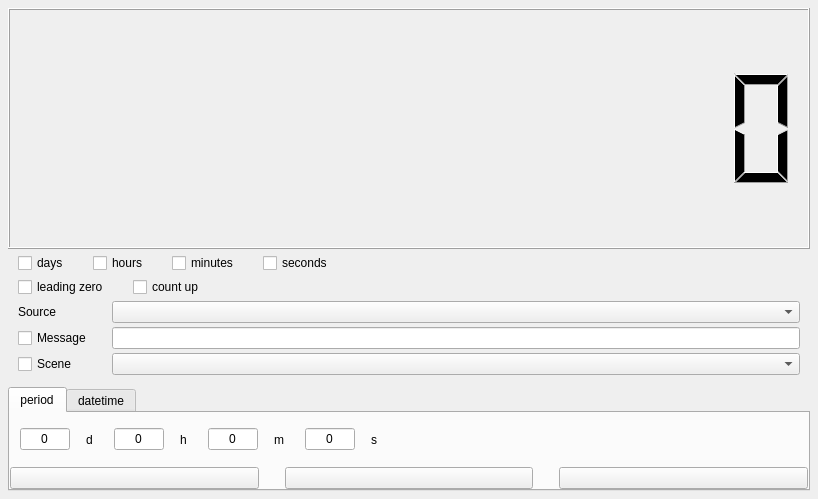
<?xml version="1.0" encoding="UTF-8"?>
<ui version="4.0">
 <class>CountdownTimer</class>
 <widget class="QWidget" name="CountdownTimer">
  <property name="geometry">
   <rect>
    <x>0</x>
    <y>0</y>
    <width>818</width>
    <height>499</height>
   </rect>
  </property>
  <layout class="QVBoxLayout" name="verticalLayout_2" stretch="1,0,0,0,0">
   <property name="spacing">
    <number>4</number>
   </property>
   <property name="leftMargin">
    <number>8</number>
   </property>
   <property name="topMargin">
    <number>8</number>
   </property>
   <property name="rightMargin">
    <number>8</number>
   </property>
   <property name="bottomMargin">
    <number>8</number>
   </property>
   <item>
    <widget class="QLCDNumber" name="timeDisplay">
     <property name="autoFillBackground">
      <bool>false</bool>
     </property>
     <property name="lineWidth">
      <number>1</number>
     </property>
     <property name="smallDecimalPoint">
      <bool>false</bool>
     </property>
     <property name="digitCount">
      <number>12</number>
     </property>
     <property name="mode">
      <enum>QLCDNumber::Bin</enum>
     </property>
     <property name="segmentStyle">
      <enum>QLCDNumber::Filled</enum>
     </property>
    </widget>
   </item>
   <item>
    <layout class="QHBoxLayout" name="selectTimeFormatLayout" stretch="0,0,0,0,0,0,0,1">
     <property name="spacing">
      <number>-1</number>
     </property>
     <property name="leftMargin">
      <number>10</number>
     </property>
     <property name="topMargin">
      <number>0</number>
     </property>
     <property name="rightMargin">
      <number>10</number>
     </property>
     <property name="bottomMargin">
      <number>0</number>
     </property>
     <item alignment="Qt::AlignHCenter">
      <widget class="QCheckBox" name="daysCheckBox">
       <property name="sizePolicy">
        <sizepolicy hsizetype="Preferred" vsizetype="Fixed">
         <horstretch>0</horstretch>
         <verstretch>0</verstretch>
        </sizepolicy>
       </property>
       <property name="text">
        <string>days</string>
       </property>
      </widget>
     </item>
     <item>
      <spacer name="horizontalSpacer_6">
       <property name="orientation">
        <enum>Qt::Horizontal</enum>
       </property>
       <property name="sizeType">
        <enum>QSizePolicy::Minimum</enum>
       </property>
       <property name="sizeHint" stdset="0">
        <size>
         <width>20</width>
         <height>20</height>
        </size>
       </property>
      </spacer>
     </item>
     <item alignment="Qt::AlignHCenter">
      <widget class="QCheckBox" name="hoursCheckBox">
       <property name="sizePolicy">
        <sizepolicy hsizetype="Preferred" vsizetype="Fixed">
         <horstretch>0</horstretch>
         <verstretch>0</verstretch>
        </sizepolicy>
       </property>
       <property name="text">
        <string>hours</string>
       </property>
      </widget>
     </item>
     <item>
      <spacer name="horizontalSpacer_7">
       <property name="orientation">
        <enum>Qt::Horizontal</enum>
       </property>
       <property name="sizeHint" stdset="0">
        <size>
         <width>20</width>
         <height>20</height>
        </size>
       </property>
      </spacer>
     </item>
     <item alignment="Qt::AlignHCenter">
      <widget class="QCheckBox" name="minutesCheckBox">
       <property name="sizePolicy">
        <sizepolicy hsizetype="Preferred" vsizetype="Fixed">
         <horstretch>0</horstretch>
         <verstretch>0</verstretch>
        </sizepolicy>
       </property>
       <property name="toolTipDuration">
        <number>-1</number>
       </property>
       <property name="text">
        <string>minutes</string>
       </property>
      </widget>
     </item>
     <item>
      <spacer name="horizontalSpacer_8">
       <property name="orientation">
        <enum>Qt::Horizontal</enum>
       </property>
       <property name="sizeType">
        <enum>QSizePolicy::Fixed</enum>
       </property>
       <property name="sizeHint" stdset="0">
        <size>
         <width>20</width>
         <height>20</height>
        </size>
       </property>
      </spacer>
     </item>
     <item alignment="Qt::AlignHCenter">
      <widget class="QCheckBox" name="secondsCheckBox">
       <property name="sizePolicy">
        <sizepolicy hsizetype="Preferred" vsizetype="Fixed">
         <horstretch>0</horstretch>
         <verstretch>0</verstretch>
        </sizepolicy>
       </property>
       <property name="text">
        <string>seconds</string>
       </property>
      </widget>
     </item>
     <item>
      <spacer name="horizontalSpacer_5">
       <property name="orientation">
        <enum>Qt::Horizontal</enum>
       </property>
       <property name="sizeHint" stdset="0">
        <size>
         <width>40</width>
         <height>20</height>
        </size>
       </property>
      </spacer>
     </item>
    </layout>
   </item>
   <item>
    <layout class="QHBoxLayout" name="selectTimeFormatLayout" stretch="0,0,0,0">
     <property name="spacing">
      <number>-1</number>
     </property>
     <property name="leftMargin">
      <number>10</number>
     </property>
     <property name="topMargin">
      <number>0</number>
     </property>
     <property name="rightMargin">
      <number>10</number>
     </property>
     <property name="bottomMargin">
      <number>0</number>
     </property>
     <item alignment="Qt::AlignHCenter">
      <widget class="QCheckBox" name="leadZeroCheckBox">
       <property name="sizePolicy">
        <sizepolicy hsizetype="Preferred" vsizetype="Fixed">
         <horstretch>0</horstretch>
         <verstretch>0</verstretch>
        </sizepolicy>
       </property>
       <property name="text">
        <string>leading zero</string>
       </property>
      </widget>
     </item>
     <item>
      <spacer name="horizontalSpacer">
       <property name="orientation">
        <enum>Qt::Horizontal</enum>
       </property>
       <property name="sizeType">
        <enum>QSizePolicy::Fixed</enum>
       </property>
       <property name="sizeHint" stdset="0">
        <size>
         <width>20</width>
         <height>20</height>
        </size>
       </property>
      </spacer>
     </item>
     <item>
      <widget class="QCheckBox" name="countUpCheckBox">
       <property name="text">
        <string>count up</string>
       </property>
      </widget>
     </item>
     <item>
      <spacer name="horizontalSpacer_4">
       <property name="orientation">
        <enum>Qt::Horizontal</enum>
       </property>
       <property name="sizeHint" stdset="0">
        <size>
         <width>40</width>
         <height>20</height>
        </size>
       </property>
      </spacer>
     </item>
    </layout>
   </item>
   <item>
    <layout class="QFormLayout" name="formLayout">
     <property name="fieldGrowthPolicy">
      <enum>QFormLayout::ExpandingFieldsGrow</enum>
     </property>
     <property name="labelAlignment">
      <set>Qt::AlignLeading|Qt::AlignLeft|Qt::AlignVCenter</set>
     </property>
     <property name="formAlignment">
      <set>Qt::AlignLeading|Qt::AlignLeft|Qt::AlignVCenter</set>
     </property>
     <property name="horizontalSpacing">
      <number>20</number>
     </property>
     <property name="verticalSpacing">
      <number>-1</number>
     </property>
     <property name="leftMargin">
      <number>10</number>
     </property>
     <property name="topMargin">
      <number>0</number>
     </property>
     <property name="rightMargin">
      <number>10</number>
     </property>
     <property name="bottomMargin">
      <number>8</number>
     </property>
     <item row="0" column="0">
      <widget class="QLabel" name="textSourceDropdownLabel">
       <property name="text">
        <string>Source</string>
       </property>
       <property name="margin">
        <number>2</number>
       </property>
      </widget>
     </item>
     <item row="0" column="1">
      <widget class="QComboBox" name="textSourceDropdownList">
       <property name="sizePolicy">
        <sizepolicy hsizetype="Expanding" vsizetype="Fixed">
         <horstretch>1</horstretch>
         <verstretch>0</verstretch>
        </sizepolicy>
       </property>
      </widget>
     </item>
     <item row="1" column="0">
      <widget class="QCheckBox" name="endMessageCheckBox">
       <property name="sizePolicy">
        <sizepolicy hsizetype="Minimum" vsizetype="Expanding">
         <horstretch>0</horstretch>
         <verstretch>1</verstretch>
        </sizepolicy>
       </property>
       <property name="minimumSize">
        <size>
         <width>0</width>
         <height>0</height>
        </size>
       </property>
       <property name="text">
        <string>Message</string>
       </property>
      </widget>
     </item>
     <item row="1" column="1">
      <widget class="QLineEdit" name="endMessageLineEdit">
       <property name="sizePolicy">
        <sizepolicy hsizetype="Expanding" vsizetype="Fixed">
         <horstretch>0</horstretch>
         <verstretch>0</verstretch>
        </sizepolicy>
       </property>
      </widget>
     </item>
     <item row="2" column="0">
      <widget class="QCheckBox" name="switchSceneCheckBox">
       <property name="enabled">
        <bool>true</bool>
       </property>
       <property name="sizePolicy">
        <sizepolicy hsizetype="Minimum" vsizetype="Expanding">
         <horstretch>0</horstretch>
         <verstretch>1</verstretch>
        </sizepolicy>
       </property>
       <property name="text">
        <string>Scene</string>
       </property>
      </widget>
     </item>
     <item row="2" column="1">
      <widget class="QComboBox" name="sceneSourceDropdownList">
       <property name="sizePolicy">
        <sizepolicy hsizetype="Expanding" vsizetype="Fixed">
         <horstretch>0</horstretch>
         <verstretch>0</verstretch>
        </sizepolicy>
       </property>
      </widget>
     </item>
    </layout>
   </item>
   <item>
    <widget class="QTabWidget" name="countdownTypeTabWidget">
     <property name="sizePolicy">
      <sizepolicy hsizetype="Expanding" vsizetype="MinimumExpanding">
       <horstretch>0</horstretch>
       <verstretch>0</verstretch>
      </sizepolicy>
     </property>
     <property name="currentIndex">
      <number>0</number>
     </property>
     <property name="tabsClosable">
      <bool>false</bool>
     </property>
     <widget class="QWidget" name="setCounterPeriod">
      <attribute name="title">
       <string>period</string>
      </attribute>
      <layout class="QHBoxLayout" name="horizontalLayout_5">
       <property name="spacing">
        <number>-1</number>
       </property>
       <property name="leftMargin">
        <number>0</number>
       </property>
       <property name="topMargin">
        <number>0</number>
       </property>
       <property name="rightMargin">
        <number>0</number>
       </property>
       <property name="bottomMargin">
        <number>0</number>
       </property>
       <item>
        <layout class="QVBoxLayout" name="verticalLayout">
         <property name="bottomMargin">
          <number>0</number>
         </property>
         <item>
          <layout class="QHBoxLayout" name="timerLayout" stretch="0,0,0,0,0,0,0,0,0,0,0,0,0,0,0,0">
           <property name="spacing">
            <number>-1</number>
           </property>
           <property name="leftMargin">
            <number>10</number>
           </property>
           <property name="topMargin">
            <number>5</number>
           </property>
           <property name="rightMargin">
            <number>10</number>
           </property>
           <property name="bottomMargin">
            <number>0</number>
           </property>
           <item>
            <widget class="QLineEdit" name="timerDays">
             <property name="maximumSize">
              <size>
               <width>50</width>
               <height>16777215</height>
              </size>
             </property>
             <property name="text">
              <string>0</string>
             </property>
             <property name="alignment">
              <set>Qt::AlignCenter</set>
             </property>
            </widget>
           </item>
           <item>
            <spacer name="hsDaysLeft">
             <property name="orientation">
              <enum>Qt::Horizontal</enum>
             </property>
             <property name="sizeType">
              <enum>QSizePolicy::Fixed</enum>
             </property>
             <property name="sizeHint" stdset="0">
              <size>
               <width>10</width>
               <height>20</height>
              </size>
             </property>
            </spacer>
           </item>
           <item>
            <widget class="QLabel" name="timerDaysLabel">
             <property name="sizePolicy">
              <sizepolicy hsizetype="Maximum" vsizetype="Preferred">
               <horstretch>0</horstretch>
               <verstretch>0</verstretch>
              </sizepolicy>
             </property>
             <property name="text">
              <string>d</string>
             </property>
            </widget>
           </item>
           <item>
            <spacer name="hsDaysRight">
             <property name="orientation">
              <enum>Qt::Horizontal</enum>
             </property>
             <property name="sizeType">
              <enum>QSizePolicy::Fixed</enum>
             </property>
             <property name="sizeHint" stdset="0">
              <size>
               <width>15</width>
               <height>20</height>
              </size>
             </property>
            </spacer>
           </item>
           <item>
            <widget class="QLineEdit" name="timerHours">
             <property name="maximumSize">
              <size>
               <width>50</width>
               <height>16777215</height>
              </size>
             </property>
             <property name="text">
              <string>0</string>
             </property>
             <property name="alignment">
              <set>Qt::AlignCenter</set>
             </property>
            </widget>
           </item>
           <item>
            <spacer name="hsHoursLeft">
             <property name="orientation">
              <enum>Qt::Horizontal</enum>
             </property>
             <property name="sizeType">
              <enum>QSizePolicy::Fixed</enum>
             </property>
             <property name="sizeHint" stdset="0">
              <size>
               <width>10</width>
               <height>20</height>
              </size>
             </property>
            </spacer>
           </item>
           <item>
            <widget class="QLabel" name="timerHoursLabel">
             <property name="sizePolicy">
              <sizepolicy hsizetype="Fixed" vsizetype="Preferred">
               <horstretch>0</horstretch>
               <verstretch>0</verstretch>
              </sizepolicy>
             </property>
             <property name="text">
              <string>h</string>
             </property>
            </widget>
           </item>
           <item>
            <spacer name="hsHoursRight">
             <property name="orientation">
              <enum>Qt::Horizontal</enum>
             </property>
             <property name="sizeType">
              <enum>QSizePolicy::Fixed</enum>
             </property>
             <property name="sizeHint" stdset="0">
              <size>
               <width>15</width>
               <height>20</height>
              </size>
             </property>
            </spacer>
           </item>
           <item>
            <widget class="QLineEdit" name="timerMinutes">
             <property name="maximumSize">
              <size>
               <width>50</width>
               <height>16777215</height>
              </size>
             </property>
             <property name="text">
              <string>0</string>
             </property>
             <property name="alignment">
              <set>Qt::AlignCenter</set>
             </property>
            </widget>
           </item>
           <item>
            <spacer name="hsMinutesLeft">
             <property name="orientation">
              <enum>Qt::Horizontal</enum>
             </property>
             <property name="sizeType">
              <enum>QSizePolicy::Fixed</enum>
             </property>
             <property name="sizeHint" stdset="0">
              <size>
               <width>10</width>
               <height>20</height>
              </size>
             </property>
            </spacer>
           </item>
           <item>
            <widget class="QLabel" name="timerMinutesLabel">
             <property name="sizePolicy">
              <sizepolicy hsizetype="Fixed" vsizetype="Preferred">
               <horstretch>0</horstretch>
               <verstretch>0</verstretch>
              </sizepolicy>
             </property>
             <property name="text">
              <string>m</string>
             </property>
            </widget>
           </item>
           <item>
            <spacer name="hsMinutesRight">
             <property name="orientation">
              <enum>Qt::Horizontal</enum>
             </property>
             <property name="sizeType">
              <enum>QSizePolicy::Fixed</enum>
             </property>
             <property name="sizeHint" stdset="0">
              <size>
               <width>15</width>
               <height>20</height>
              </size>
             </property>
            </spacer>
           </item>
           <item>
            <widget class="QLineEdit" name="timerSeconds">
             <property name="maximumSize">
              <size>
               <width>50</width>
               <height>16777215</height>
              </size>
             </property>
             <property name="text">
              <string>0</string>
             </property>
             <property name="alignment">
              <set>Qt::AlignCenter</set>
             </property>
            </widget>
           </item>
           <item>
            <spacer name="hsSecondsLeft">
             <property name="orientation">
              <enum>Qt::Horizontal</enum>
             </property>
             <property name="sizeType">
              <enum>QSizePolicy::Fixed</enum>
             </property>
             <property name="sizeHint" stdset="0">
              <size>
               <width>10</width>
               <height>20</height>
              </size>
             </property>
            </spacer>
           </item>
           <item>
            <widget class="QLabel" name="timerSecondsLabel">
             <property name="sizePolicy">
              <sizepolicy hsizetype="Fixed" vsizetype="Preferred">
               <horstretch>0</horstretch>
               <verstretch>0</verstretch>
              </sizepolicy>
             </property>
             <property name="text">
              <string>s</string>
             </property>
            </widget>
           </item>
           <item>
            <spacer name="hsSecondsRight">
             <property name="orientation">
              <enum>Qt::Horizontal</enum>
             </property>
             <property name="sizeType">
              <enum>QSizePolicy::MinimumExpanding</enum>
             </property>
             <property name="sizeHint" stdset="0">
              <size>
               <width>15</width>
               <height>20</height>
              </size>
             </property>
            </spacer>
           </item>
          </layout>
         </item>
         <item>
          <layout class="QHBoxLayout" name="buttonLayout">
           <item>
            <widget class="QPushButton" name="resetButton">
             <property name="sizePolicy">
              <sizepolicy hsizetype="MinimumExpanding" vsizetype="Fixed">
               <horstretch>0</horstretch>
               <verstretch>0</verstretch>
              </sizepolicy>
             </property>
             <property name="text">
              <string/>
             </property>
            </widget>
           </item>
           <item>
            <spacer name="horizontalSpacer_12">
             <property name="orientation">
              <enum>Qt::Horizontal</enum>
             </property>
             <property name="sizeType">
              <enum>QSizePolicy::Minimum</enum>
             </property>
             <property name="sizeHint" stdset="0">
              <size>
               <width>20</width>
               <height>20</height>
              </size>
             </property>
            </spacer>
           </item>
           <item>
            <widget class="QPushButton" name="pauseButton">
             <property name="sizePolicy">
              <sizepolicy hsizetype="MinimumExpanding" vsizetype="Fixed">
               <horstretch>0</horstretch>
               <verstretch>0</verstretch>
              </sizepolicy>
             </property>
             <property name="text">
              <string/>
             </property>
            </widget>
           </item>
           <item>
            <spacer name="horizontalSpacer_13">
             <property name="orientation">
              <enum>Qt::Horizontal</enum>
             </property>
             <property name="sizeType">
              <enum>QSizePolicy::Minimum</enum>
             </property>
             <property name="sizeHint" stdset="0">
              <size>
               <width>20</width>
               <height>20</height>
              </size>
             </property>
            </spacer>
           </item>
           <item>
            <widget class="QPushButton" name="playButton">
             <property name="sizePolicy">
              <sizepolicy hsizetype="MinimumExpanding" vsizetype="Fixed">
               <horstretch>0</horstretch>
               <verstretch>0</verstretch>
              </sizepolicy>
             </property>
             <property name="text">
              <string/>
             </property>
            </widget>
           </item>
          </layout>
         </item>
        </layout>
       </item>
      </layout>
     </widget>
     <widget class="QWidget" name="setCounterToDatetime">
      <attribute name="title">
       <string>datetime</string>
      </attribute>
      <layout class="QVBoxLayout" name="verticalLayout_3">
       <property name="leftMargin">
        <number>0</number>
       </property>
       <property name="topMargin">
        <number>0</number>
       </property>
       <property name="rightMargin">
        <number>0</number>
       </property>
       <property name="bottomMargin">
        <number>0</number>
       </property>
       <item>
        <layout class="QGridLayout" name="gridLayout">
         <property name="leftMargin">
          <number>20</number>
         </property>
         <property name="topMargin">
          <number>5</number>
         </property>
         <property name="rightMargin">
          <number>20</number>
         </property>
         <property name="bottomMargin">
          <number>5</number>
         </property>
         <property name="verticalSpacing">
          <number>0</number>
         </property>
         <item row="0" column="0">
          <widget class="QDateTimeEdit" name="dateTimeEdit">
           <property name="font">
            <font>
             <pointsize>18</pointsize>
             <weight>50</weight>
             <bold>false</bold>
            </font>
           </property>
           <property name="wrapping">
            <bool>true</bool>
           </property>
           <property name="frame">
            <bool>true</bool>
           </property>
           <property name="alignment">
            <set>Qt::AlignCenter</set>
           </property>
           <property name="buttonSymbols">
            <enum>QAbstractSpinBox::UpDownArrows</enum>
           </property>
           <property name="showGroupSeparator" stdset="0">
            <bool>false</bool>
           </property>
           <property name="dateTime">
            <datetime>
             <hour>0</hour>
             <minute>0</minute>
             <second>0</second>
             <year>2000</year>
             <month>1</month>
             <day>4</day>
            </datetime>
           </property>
           <property name="displayFormat">
            <string>dd/MM/yyyy HH:mm:ss</string>
           </property>
           <property name="calendarPopup">
            <bool>true</bool>
           </property>
          </widget>
         </item>
         <item row="1" column="0">
          <layout class="QGridLayout" name="gridLayout_3">
           <property name="topMargin">
            <number>5</number>
           </property>
           <property name="verticalSpacing">
            <number>0</number>
           </property>
           <item row="0" column="0">
            <widget class="QPushButton" name="toTimeStopButton">
             <property name="text">
              <string/>
             </property>
            </widget>
           </item>
           <item row="0" column="2">
            <widget class="QPushButton" name="toTimePlayButton">
             <property name="text">
              <string/>
             </property>
            </widget>
           </item>
           <item row="0" column="1">
            <spacer name="horizontalSpacer_14">
             <property name="orientation">
              <enum>Qt::Horizontal</enum>
             </property>
             <property name="sizeType">
              <enum>QSizePolicy::Minimum</enum>
             </property>
             <property name="sizeHint" stdset="0">
              <size>
               <width>40</width>
               <height>20</height>
              </size>
             </property>
            </spacer>
           </item>
          </layout>
         </item>
        </layout>
       </item>
      </layout>
     </widget>
    </widget>
   </item>
  </layout>
 </widget>
 <resources/>
 <connections/>
</ui>
